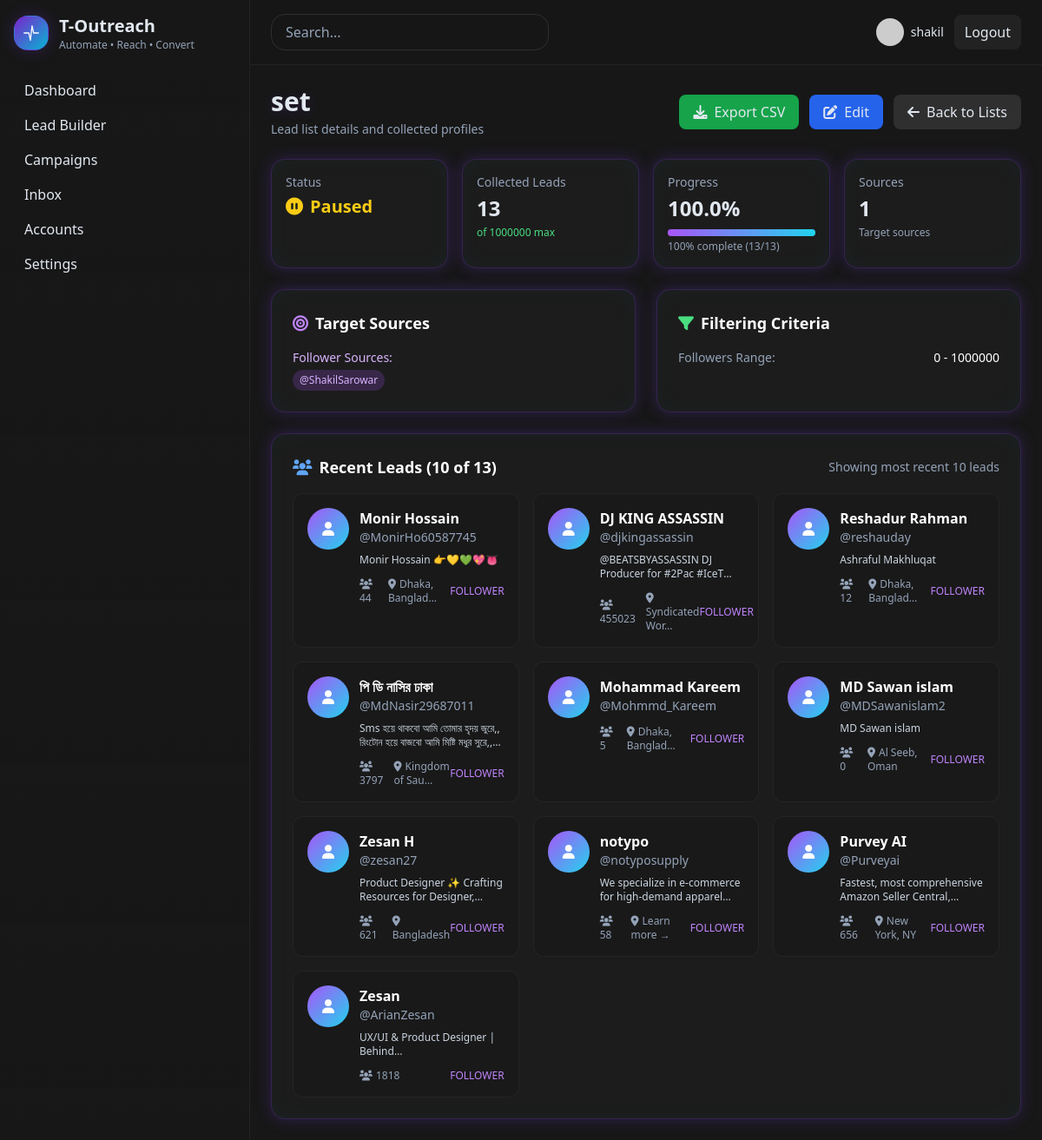
The page /lead-builder/5/ (signed in) on the database as committed earlier.
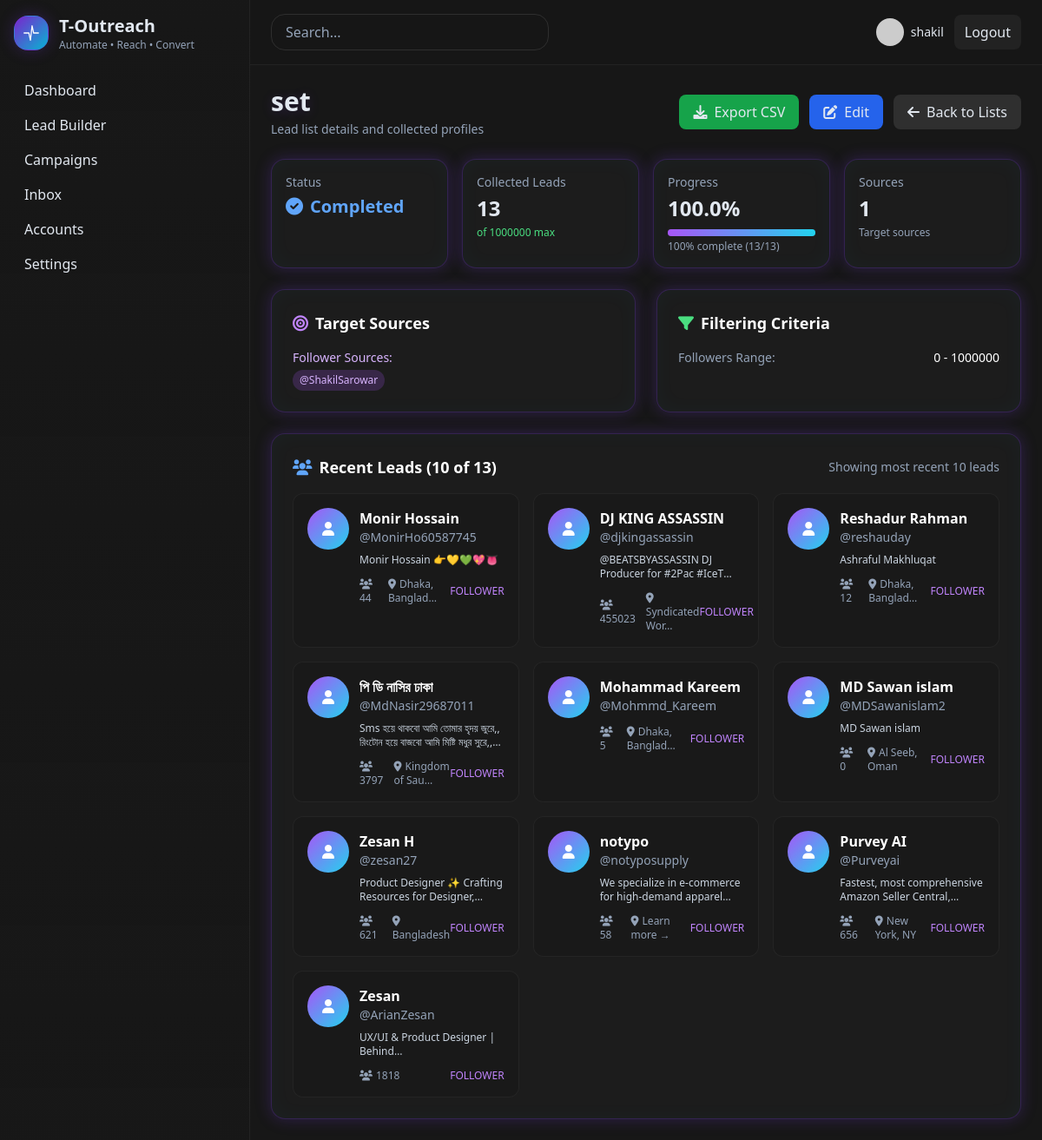
The same page on the database as committed later.
### main/views.py (the view)
# urls.py: path('lead-builder/<int:lead_list_id>/', views.lead_builder_detail, name='lead_builder_detail'),
@login_required
def lead_builder_detail(request, lead_list_id):
    lead_list = get_object_or_404(LeadList, id=lead_list_id, user=request.user)
    leads = Lead.objects.filter(lead_list=lead_list).order_by('-created_at')[:10]
    progress_percentage = lead_list.get_progress_percentage()
    progress_display = lead_list.get_progress_display()
    context = {
        'lead_list': lead_list,
        'leads': leads,
        'progress_percentage': progress_percentage,
        'progress_display': progress_display,
        'can_collect_more': lead_list.can_collect_more(),
        'total_sources': lead_list.get_total_sources_count()
    }
    return render(request, 'dashboard/lead_builder/detail.html', context)

### main/models.py (called while the page is built)
    def can_collect_more(self):
        return self.total_collected < self.max_leads and self.status in ['PENDING', 'COLLECTING']

    def get_progress_percentage(self):
        if self.estimated_total_leads == 0:
            return 0
        return min(100, int((self.total_collected / self.estimated_total_leads) * 100))

    def get_progress_display(self):
        if self.estimated_total_leads == 0:
            return f"{self.total_collected} leads collected"
        percentage = self.get_progress_percentage()
        return f"{percentage}% complete ({self.total_collected}/{self.estimated_total_leads})"

    def get_total_sources_count(self):
        return len(self.target_usernames or []) + len(self.target_post_urls or [])

### templates/dashboard/lead_builder/detail.html (shortened to what the changed rows need)
{% extends "dashboard/base.html" %}
{% block content %}
<div class="p-6">
    <div class="flex items-center justify-between mb-6">
        <div>
            <h1 class="text-3xl font-bold glow-text">{{ lead_list.name }}</h1>
        </div>
    </div>
    <div class="grid grid-cols-1 md:grid-cols-4 gap-4 mb-6">
        <div class="p-4 rounded-2xl neon-border bg-neutral-800/40">
            <div class="text-xl font-semibold mt-1 flex items-center">
                {% if lead_list.status == 'COLLECTING' %}
                    <span class="text-green-400"><i class="fas fa-sync fa-spin mr-2"></i>Collecting</span>
                {% elif lead_list.status == 'COMPLETED' %}
                    <span class="text-blue-400"><i class="fas fa-check-circle mr-2"></i>Completed</span>
                {% elif lead_list.status == 'PAUSED' %}
                    <span class="text-yellow-400"><i class="fas fa-pause-circle mr-2"></i>Paused</span>
                {% elif lead_list.status == 'ERROR' %}
                    <span class="text-red-400"><i class="fas fa-exclamation-circle mr-2"></i>Error</span>
                {% else %}
                    <span class="text-gray-400"><i class="fas fa-clock mr-2"></i>Pending</span>
                {% endif %}
            </div>
        </div>
    </div>
</div>
<link rel="stylesheet" href="https://cdnjs.cloudflare.com/ajax/libs/font-awesome/6.0.0/css/all.min.css">
{% endblock %}

Rows that differ between the two databases and show on the page:
changed LeadList "set": status "PAUSED" → "COMPLETED" (drawn)
Other text that changed with them:
text no longer shown: "Paused"
text now shown: "Completed"
